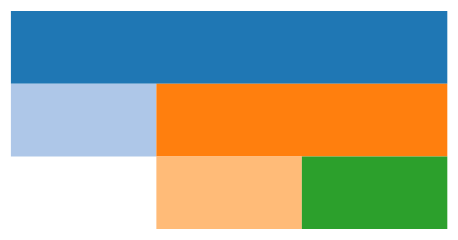

Specify this chart in Vega-Lite:
### Vega specification from a JSON file in a GitHub repository (floating-point values rounded to 4 significant figures)
{"$schema": "https://vega.github.io/schema/vega/v5.json", "width": 200, "height": 100, "padding": 5, "signals": [{"name": " padding", "value": 0, "bind": {"input": "range", "min": 0, "max": 10, "step": 1}}, {"name": "round", "value": false, "bind": {"input": "checkbox"}}], "data": [{"name": "tree", "values": [{"id": "A", "parent": null, "value": 0}, {"id": "B", "parent": "A", "value": 1}, {"id": "C", "parent": "A", "value": 0}, {"id": "D", "parent": "C", "value": 1}, {"id": "E", "parent": "C", "value": 1}], "transform": [{"type": "stratify", "key": "id", "parentKey": "parent"}, {"type": "partition", "field": "value", "padding": {"signal": " padding"}, "round": {"signal": "round"}, "size": [{"signal": "width"}, {"signal": "height"}]}]}], "scales": [{"name": "color", "type": "ordinal", "range": {"scheme": "category20"}}], "marks": [{"type": "rect", "from": {"data": "tree"}, "encode": {"enter": {"fill": {"scale": "color", "field": "id"}}, "update": {"x": {"field": "x0"}, "x2": {"field": "x1"}, "y": {"field": "y0"}, "y2": {"field": "y1"}}}}]}
